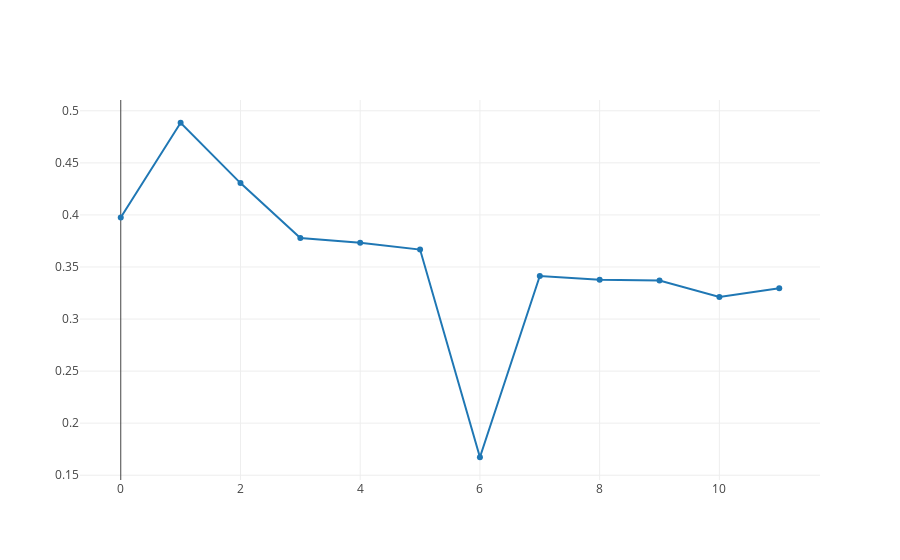

Here is the notebook cell this chart was saved with:
### Code cell
iplot([{"x": list(range(len(training_loss))), "y": training_loss}])

### Figure 1 — Plotly figure (JSON) as saved in the notebook; plotly's stock layout.template omitted (floating-point values rounded to 4 significant figures)
{"data": [{"type": "scatter", "uid": "a321449d-2e84-4a07-bebd-9a5ff6ebdd34", "x": [0, 1, 2, 3, 4, 5, 6, 7, 8, 9, 10, 11], "y": [0.3974, 0.4885, 0.4306, 0.3778, 0.3732, 0.3667, 0.1673, 0.3414, 0.3378, 0.337, 0.3212, 0.3295]}], "layout": {}}
